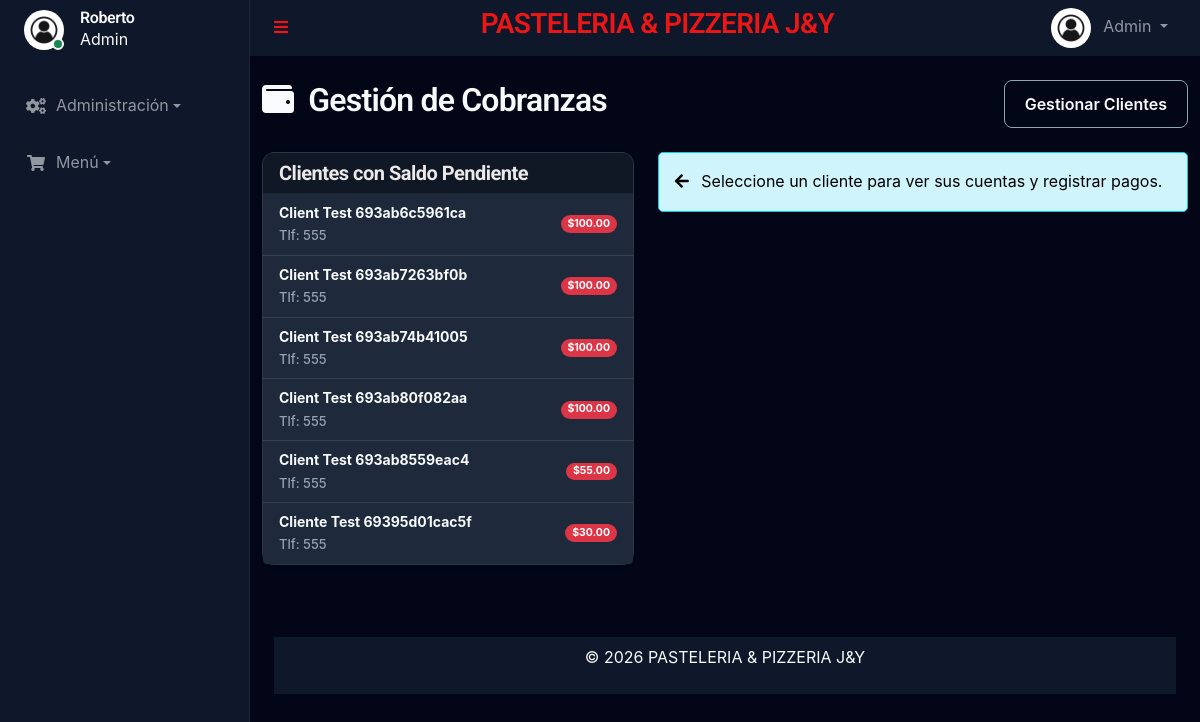
/admin/cobranzas.php (signed in), run on an earlier commit of the app's database.
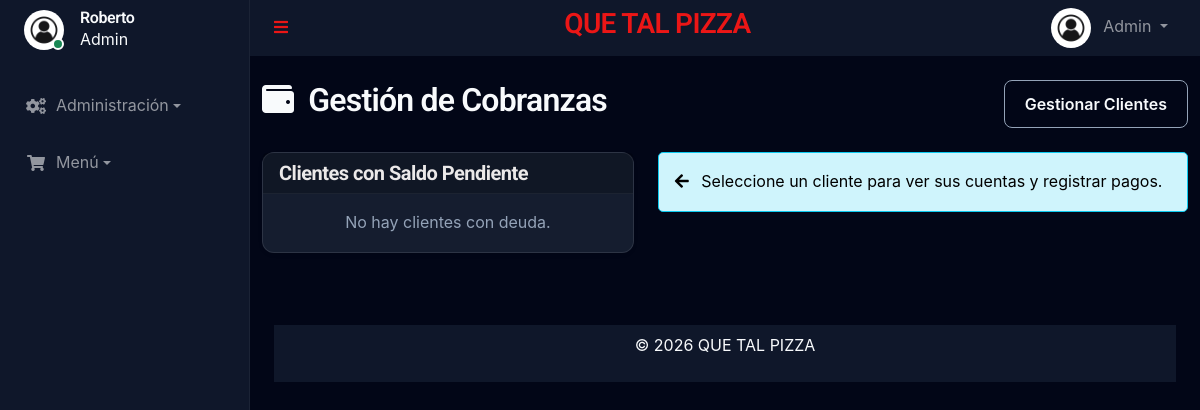
And on a later commit of the database.
### tables this page shows
CREATE TABLE `clients` (
  `id` int(11) NOT NULL,
  `name` varchar(150) NOT NULL,
  `document_id` varchar(50) DEFAULT NULL,
  `phone` varchar(50) DEFAULT NULL,
  `email` varchar(150) DEFAULT NULL,
  `address` text DEFAULT NULL,
  `credit_limit` decimal(20,6) DEFAULT 0.000000,
  `current_debt` decimal(20,6) DEFAULT 0.000000,
  `created_at` timestamp NULL DEFAULT current_timestamp()
);

### funciones/conexion.php (called while the page is built)
<?php
class Database
{
    private static $connection = null;
    public static function getConnection()
    {
        if (self::$connection === null) {
            try {
                $host = $_ENV['DB_HOST'] ?? 'localhost';
                $dbname = $_ENV['DB_NAME'] ?? 'minimarket';
                $username = $_ENV['DB_USER'] ?? 'root';
                $password = $_ENV['DB_PASSWORD'] ?? '';
                $port = $_ENV['DB_PORT'] ?? '3306';
                $options = [
                    PDO::ATTR_ERRMODE => PDO::ERRMODE_EXCEPTION,
                    PDO::ATTR_DEFAULT_FETCH_MODE => PDO::FETCH_ASSOC,
                    PDO::ATTR_EMULATE_PREPARES => false,
                ];
                self::$connection = new PDO(
                    "mysql:host=$host;port=$port;dbname=$dbname;charset=utf8mb4",
                    $username,
                    $password,
                    $options
                );
            } catch (PDOException $e) {
                error_log("Error de conexión: " . $e->getMessage());
                die("<h3>Error de conexión.</h3>
<p>Verifica tu archivo .env y los logs del servidor.</p>");
            }
        }
        return self::$connection;
    }
}
?>

### templates/autoload.php (called while the page is built, shortened)
<?php
require_once __DIR__ . '/../funciones/conexion.php';
require_once __DIR__ . '/../funciones/Config.php';
$config = new GlobalConfig();

### funciones/Config.php (called while the page is built, shortened)
<?php
class GlobalConfig {
    private $db;
    private $settings = [];
    public function __construct() {
        $this->db = Database::getConnection();
    }
    public function load() {
        try {
            $query = "SELECT config_key, config_value FROM global_config";
            $stmt = $this->db->prepare($query);
            $stmt->execute();
            $results = $stmt->fetchAll(PDO::FETCH_ASSOC);
            if ($results) {
                foreach ($results as $row) {
                    $key = $row['config_key'];
                    $value = $row['config_value'];
                    $this->settings[$key] = $value;
                }
            }
        } catch (Exception $e) {
            error_log("Excepción al cargar la configuración: " . $e->getMessage());
            $this->settings = [];
        }
    }
    public function get($key, $value = null) {
        $this->load();
        return $this->settings[$key] ?? $value;
    }
    public function setGlobals() {
        $this->load();
    }
}
$config = new GlobalConfig();
$config->setGlobals();
?>

### admin/cobranzas.php (the view, shortened to what the changed rows need)
<?php
require_once '../templates/autoload.php';
$sql = "SELECT * FROM clients WHERE current_debt > 0.01 ORDER BY current_debt DESC";
$debtors = $db->query($sql)->fetchAll(PDO::FETCH_ASSOC);
require_once '../templates/header.php';
?>
<div class="container mt-4 mb-5">
    <div class="d-flex justify-content-between align-items-center mb-4">
        <h2><i class="fa fa-wallet me-2"></i> Gestión de Cobranzas</h2>
    </div>
    <div class="row">
        <div class="col-md-5">
            <div class="card shadow-sm">
                <div class="list-group list-group-flush">
                    <?php if (empty($debtors)): ?>
                        <div class="p-3 text-center text-muted">No hay clientes con deuda.</div>
                    <?php else: ?>
                        <?php foreach ($debtors as $c): ?>
                            <a href="?client_id=<?= $c['id'] ?>"
                                class="list-group-item list-group-item-action d-flex justify-content-between align-items-center <?= (isset($_GET['client_id']) && $_GET['client_id'] == $c['id']) ? 'active' : '' ?>">
                                <div>
                                    <div class="fw-bold"><?= htmlspecialchars($c['name']) ?></div>
                                    <small
                                        class="<?= (isset($_GET['client_id']) && $_GET['client_id'] == $c['id']) ? 'text-white' : 'text-muted' ?>">Tlf:
                                        <?= $c['phone'] ?></small>
                                </div>
                                <span class="badge bg-danger rounded-pill">$<?= number_format($c['current_debt'], 2) ?></span>
                            </a>
                        <?php endforeach; ?>
                    <?php endif; ?>
                </div>
            </div>
        </div>
    </div>
</div>
<?php require_once '../templates/footer.php'; ?>

### templates/header.php (shortened to what the changed rows need)
<!DOCTYPE html>
<html lang="es">
<head>
    <link href="https://cdnjs.cloudflare.com/ajax/libs/font-awesome/5.10.0/css/all.min.css" rel="stylesheet">
    <link href="https://cdn.jsdelivr.net/npm/bootstrap-icons@1.4.1/font/bootstrap-icons.css" rel="stylesheet">
    <link href="https://cdn.jsdelivr.net/npm/select2@4.1.0-rc.0/dist/css/select2.min.css" rel="stylesheet" />
    <link href="../lib/owlcarousel/assets/owl.carousel.min.css" rel="stylesheet">
    <link href="../lib/tempusdominus/css/tempusdominus-bootstrap-4.min.css" rel="stylesheet" />
    <link href="../css/bootstrap.min.css" rel="stylesheet">
    <link href="../css/style.css" rel="stylesheet">
</head>
<body>
    <div class="container-fluid position-relative d-flex p-0">
        <div class="content">
            <nav class="navbar navbar-expand bg-secondary navbar-dark sticky-top px-4 py-0">
                <div class="navbar-nav align-items-center ms-auto">
                    <a href="index.html" class="navbar-brand mx-8 mb-8">
                        <h3 class="text-primary"><? echo $GLOBALS['site_name']; ?></h3>
                    </a>
                </div>
            </nav>

### templates/footer.php (shortened to what the changed rows need)
<div class="container-fluid sticky-down pt-4 px-4">
  <footer>
    <nav class="navbar justify-content-center navbar-expand bg-secondary navbar-dark sticky-down px-10 py-10  ">
      &copy; <?php echo date("Y"); ?> <?php echo htmlspecialchars($config->get('site_name')); ?>
    </nav>
    <nav class="navbar justify-content-center navbar-expand bg-secondary navbar-dark sticky-down px-2 py-2  ">
    </nav>
  </footer>
</div>
</div>
</div>
</body>
</html>

What changed in the data, as far as the page shows it:
no longer on this page (row edited): clients: name "Client Test 693ab6c5961ca", phone "555", current_debt "100.00"
removed clients: name "Client Test 693ab7263bf0b", phone "555", current_debt "100.00"
removed clients: name "Client Test 693ab74b41005", phone "555", current_debt "100.00"
removed clients: name "Client Test 693ab80f082aa", phone "555", current_debt "100.00"
removed clients: name "Client Test 693ab8559eac4", phone "555", current_debt "55.00"
no longer on this page (row edited): clients: name "Cliente Test 69395d01cac5f", phone "555", current_debt "30.00"
Also different on the page:
$GLOBALS['site_name']: "PASTELERIA & PIZZERIA J&Y" → "QUE TAL PIZZA"
$config->get('site_name'): "PASTELERIA & PIZZERIA J&Y" → "QUE TAL PIZZA"
text now shown: "No hay clientes con deuda."
